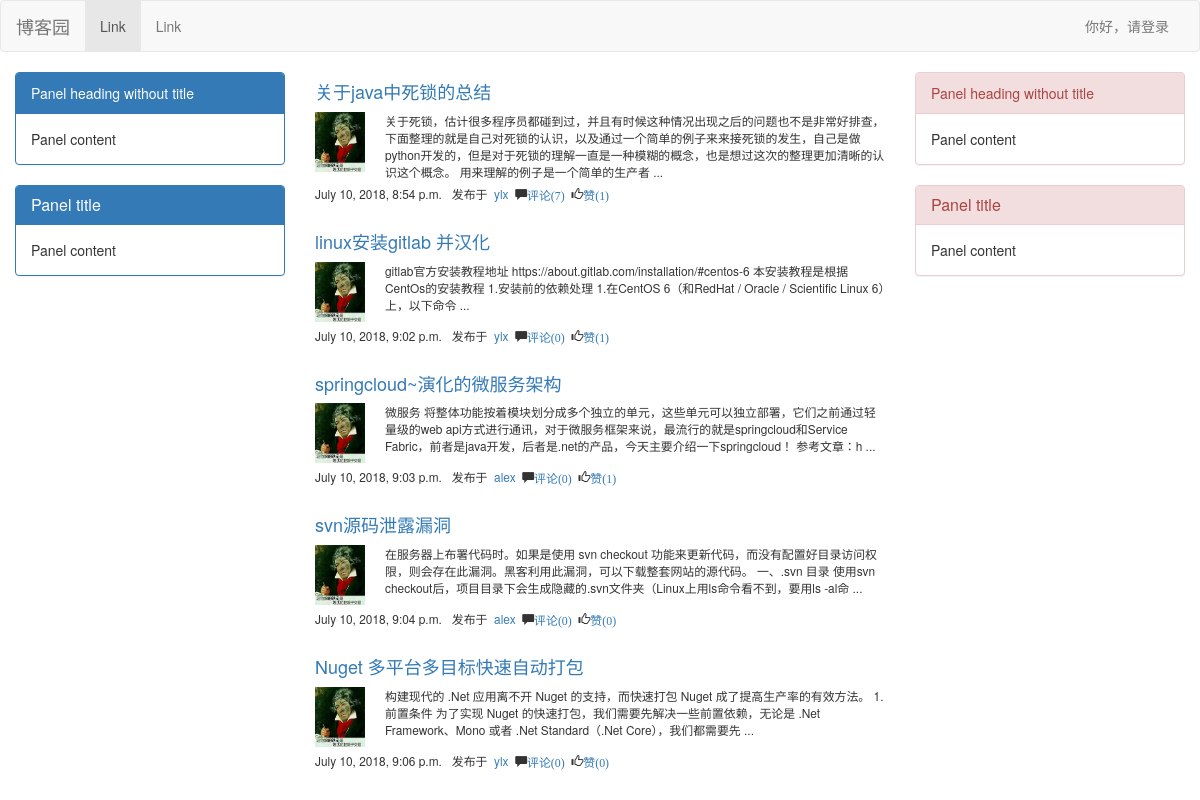
The page / on the database its author committed.
### blog/models.py (models this page shows, shortened)
class Article(models.Model):
    nid = models.AutoField(primary_key=True)
    title = models.CharField(max_length=50, verbose_name='文章标题')
    desc = models.CharField(max_length=255, verbose_name='文章描述')
    create_time = models.DateTimeField(verbose_name='创建时间', auto_now_add=True)
    content = models.TextField()
    comment_count = models.IntegerField(default=0)
    up_count = models.IntegerField(default=0)
    down_count = models.IntegerField(default=0)
    user = models.ForeignKey(verbose_name='作者', to='UserInfo', to_field='nid', on_delete=models.CASCADE)
    category = models.ForeignKey(to='Category', to_field='nid', null=True, on_delete=models.CASCADE)
    tags = models.ManyToManyField(
        to="Tag",
        through='Article2Tag',
    )

class UserInfo(AbstractUser):
    nid = models.AutoField(primary_key=True)
    telephone = models.CharField(max_length=11, null=True, unique=True)
    avatar = models.FileField(upload_to='avatars/', default="avatars/default.png")
    create_time = models.DateTimeField(verbose_name='创建时间', auto_now_add=True)
    blog = models.OneToOneField(to='Blog', to_field='nid', null=True, on_delete=models.CASCADE)

### blog/views.py (the view)
# urls.py: path('', views.index),
def index(request):
    article = Article.objects.all()
    return render(request,'index.html',{'article':article})

### templates/index.html (shortened to what this page needs)
<!DOCTYPE html>
<html lang="en">
<head>
    <link rel="stylesheet" href="/static/bootstrap/css/bootstrap.css">
</head>
<body>
<nav class="navbar navbar-default">
    <div class="container-fluid">
        <div class="navbar-header">
            <a class="navbar-brand" href="#">博客园</a>
        </div>
        <div class="collapse navbar-collapse" id="bs-example-navbar-collapse-1">
            <ul class="nav navbar-nav">
                <li class="active"><a href="#">Link <span class="sr-only">(current)</span></a></li>
                <li><a href="#">Link</a></li>
            </ul>
            {% if user.username %}
                <ul class="nav navbar-nav navbar-right">
                    <li><a href="#">你好，{{ user.username }}</a></li>
                    <li class="dropdown">
                        <a href="#" class="dropdown-toggle" data-toggle="dropdown" role="button" aria-haspopup="true"
                           aria-expanded="false">选项<span class="caret"></span></a>
                        <ul class="dropdown-menu">
                            <li><a href="/homesite/{{ user.username }}">个人主页</a></li>
                            <li><a href="/backend/">后台管理</a></li>
                            <li><a href="#">功能3</a></li>
                            <li role="separator" class="divider"></li>
                            <li><a href="/logout/">注销</a></li>
                        </ul>
                    </li>
                </ul>
            {% else %}
                <ul class="nav navbar-nav navbar-right">
                    <li><a href="/login/">你好，请登录</a></li>
                </ul>
            {% endif %}
        </div>
    </div>
</nav>
<div class="container-fluid">
    <div class="row">
        <div class="col-md-3">
            <div class="panel panel-primary">
                <div class="panel-heading">Panel heading without title</div>
                <div class="panel-body">
                    Panel content
                </div>
            </div>
            <div class="panel panel-primary">
                <div class="panel-heading">
                    <h3 class="panel-title">Panel title</h3>
                </div>
                <div class="panel-body">
                    Panel content
                </div>
            </div>
        </div>
        <div class="col-md-6">
            <div>
                {% for a in article %}
                    <div class="title "><h4><a href="/homesite/{{ a.user.username }}/article/{{ a.nid }}">{{ a.title }}</a></h4></div>
                    <div>
                        <div class="photo media-left"><img src="/static/img/1497327847030.jpeg" height="60" width="50" alt="">
                        </div>
                        <div class="desc small media-right" >{{ a.desc }}</div>
                    </div>
                    <div class="luokuan small">{{ a.create_time }} <span>&nbsp;&nbsp;发布于&nbsp;&nbsp;<a
                            href="/homesite/{{ a.user.username }}">{{ a.user.username }}</a></span>&nbsp;&nbsp;<span class="glyphicon glyphicon-comment"><a href="">评论({{ a.comment_count }})</a></span>&nbsp;&nbsp;<span class="glyphicon glyphicon-thumbs-up"><a
                            href="">赞({{ a.up_count }})</a></span></div>
                    <br>
                {% endfor %}
            </div>
        </div>
        <div class="col-md-3">
            <div class="panel panel-danger">
                <div class="panel-heading">Panel heading without title</div>
                <div class="panel-body">
                    Panel content
                </div>
            </div>
            <div class="panel panel-danger">
                <div class="panel-heading">
                    <h3 class="panel-title">Panel title</h3>
                </div>
                <div class="panel-body">
                    Panel content
                </div>
            </div>
        </div>
    </div>
</div>
</body>
</html>

### templates/index.html (style rules this page uses)
.luokuan { margin-top: 5px; }

### rows shown on the page
Article: title "关于java中死锁的总结", desc "关于死锁，估计很多程序员都碰到过，并且有时候这种情况出现之后的问题也不是非常好排查，下面整理的就是自己对死锁的认识，以及通过一个简单的例子来来接死锁的发生，自己是做python开发的，但是对于死锁的理解一直是一种模糊的概念，也是想过这次的整理更加清晰的认识这个概念。 用来理解的例子是一个简单的生产者 ...", create_time "July 10, 2018, 8:54 p.m.", user.username "ylx", comment_count "7", up_count "1"
Article: title "linux安装gitlab 并汉化", desc "gitlab官方安装教程地址 https://about.gitlab.com/installation/#centos-6 本安装教程是根据CentOs的安装教程 1.安装前的依赖处理 1.在CentOS 6（和RedHat / Oracle / Scientific Linux 6）上，以下命令 ...", create_time "July 10, 2018, 9:02 p.m.", user.username "ylx", comment_count "0", up_count "1"
Article: title "springcloud~演化的微服务架构", desc "微服务 将整体功能按着模块划分成多个独立的单元，这些单元可以独立部署，它们之前通过轻量级的web api方式进行通讯，对于微服务框架来说，最流行的就是springcloud和Service Fabric，前者是java开发，后者是.net的产品，今天主要介绍一下springcloud！ 参考文章：h ...", create_time "July 10, 2018, 9:03 p.m.", user.username "alex", comment_count "0", up_count "1"
Article: title "svn源码泄露漏洞", desc "在服务器上布署代码时。如果是使用 svn checkout 功能来更新代码，而没有配置好目录访问权限，则会存在此漏洞。黑客利用此漏洞，可以下载整套网站的源代码。 一、.svn 目录 使用svn checkout后，项目目录下会生成隐藏的.svn文件夹（Linux上用ls命令看不到，要用ls -al命 ...", create_time "July 10, 2018, 9:04 p.m.", user.username "alex", comment_count "0", up_count "0"
Article: title "Nuget 多平台多目标快速自动打包", desc "构建现代的 .Net 应用离不开 Nuget 的支持，而快速打包 Nuget 成了提高生产率的有效方法。 1. 前置条件 为了实现 Nuget 的快速打包，我们需要先解决一些前置依赖，无论是 .Net Framework、Mono 或者 .Net Standard（.Net Core），我们都需要先 ...", create_time "July 10, 2018, 9:06 p.m.", user.username "ylx", comment_count "0", up_count "0"
